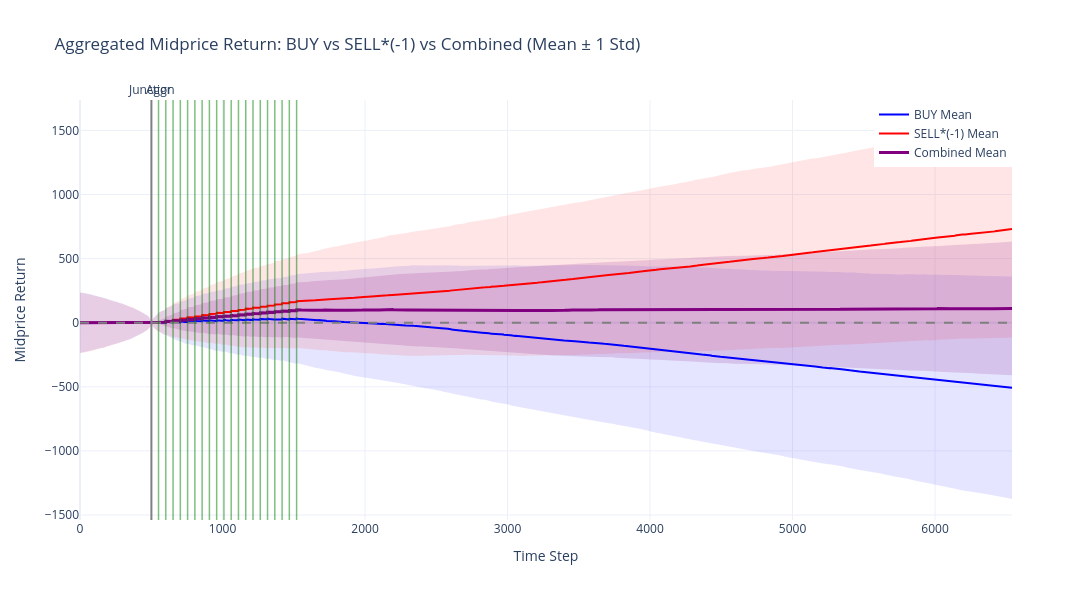

Write notebook code for a chart like this one.
### Markdown cell above
## Aggregated Midprice Return: BUY vs SELL*(-1) vs Combined

### Code cell
def plot_aggregated_midprice_combined(buy_books, sell_books, buy_cond_lens, sell_cond_lens,
                                       aggressive_indices_buy=None, aggressive_indices_sell=None):
    """
    Aggregated midprice return across all samples:
    - BUY mean ± std
    - SELL*(-1) mean ± std
    - Combined: (BUY + SELL*(-1)) / 2
    """
    common_sids = sorted(set(buy_books.keys()) & set(sell_books.keys()))
    
    # Find min length and common junction
    min_len = min(
        min(buy_books[sid].shape[0] for sid in common_sids),
        min(sell_books[sid].shape[0] for sid in common_sids)
    )
    junction = max(buy_cond_lens[common_sids[0]], sell_cond_lens[common_sids[0]])
    
    buy_returns = []
    sell_neg_returns = []
    
    for sid in common_sids:
        buy_mid = compute_midprice(buy_books[sid][:min_len])
        sell_mid = compute_midprice(sell_books[sid][:min_len])
        
        buy_ret = buy_mid - buy_mid[junction]
        sell_ret = sell_mid - sell_mid[junction]
        
        buy_returns.append(buy_ret)
        sell_neg_returns.append(-sell_ret)  # SELL * (-1)
    
    buy_arr = np.stack(buy_returns)
    sell_neg_arr = np.stack(sell_neg_returns)
    combined_arr = (buy_arr + sell_neg_arr) / 2
    
    buy_mean, buy_std = buy_arr.mean(axis=0), buy_arr.std(axis=0)
    sell_neg_mean, sell_neg_std = sell_neg_arr.mean(axis=0), sell_neg_arr.std(axis=0)
    combined_mean, combined_std = combined_arr.mean(axis=0), combined_arr.std(axis=0)
    
    steps = np.arange(min_len)
    
    fig = go.Figure()
    
    # BUY: shaded area
    fig.add_trace(go.Scatter(
        x=np.concatenate([steps, steps[::-1]]),
        y=np.concatenate([buy_mean + buy_std, (buy_mean - buy_std)[::-1]]),
        fill='toself', fillcolor='rgba(0, 0, 255, 0.1)',
        line=dict(color='rgba(255,255,255,0)'), showlegend=False
    ))
    
    # SELL*(-1): shaded area
    fig.add_trace(go.Scatter(
        x=np.concatenate([steps, steps[::-1]]),
        y=np.concatenate([sell_neg_mean + sell_neg_std, (sell_neg_mean - sell_neg_std)[::-1]]),
        fill='toself', fillcolor='rgba(255, 0, 0, 0.1)',
        line=dict(color='rgba(255,255,255,0)'), showlegend=False
    ))
    
    # Combined: shaded area
    fig.add_trace(go.Scatter(
        x=np.concatenate([steps, steps[::-1]]),
        y=np.concatenate([combined_mean + combined_std, (combined_mean - combined_std)[::-1]]),
        fill='toself', fillcolor='rgba(128, 0, 128, 0.15)',
        line=dict(color='rgba(255,255,255,0)'), showlegend=False
    ))
    
    # Mean lines
    fig.add_trace(go.Scatter(x=steps, y=buy_mean, mode='lines', name='BUY Mean',
                             line=dict(color='blue', width=2)))
    fig.add_trace(go.Scatter(x=steps, y=sell_neg_mean, mode='lines', name='SELL*(-1) Mean',
                             line=dict(color='red', width=2)))
    fig.add_trace(go.Scatter(x=steps, y=combined_mean, mode='lines', name='Combined Mean',
                             line=dict(color='purple', width=3)))
    
    # Reference lines
    fig.add_hline(y=0, line_dash="dash", line_color="gray")
    fig.add_vline(x=junction, line_color="gray", line_width=2,
                  annotation_text="Junction", annotation_position="top")
    
    # Add aggressive order markers using indices from file
    if aggressive_indices_buy is not None and len(aggressive_indices_buy) > 0:
        # Convert GEN-relative indices to absolute indices
        aggr_absolute = get_absolute_aggressive_indices(aggressive_indices_buy, junction)
        
        for i, aggr_t in enumerate(aggr_absolute):
            if aggr_t < min_len:
                fig.add_vline(x=aggr_t, line_color="green", line_width=1.5, opacity=0.5,
                              annotation_text="" if i > 0 else "Aggr", annotation_position="top")
    
    fig.update_layout(
        title='Aggregated Midprice Return: BUY vs SELL*(-1) vs Combined (Mean ± 1 Std)',
        xaxis_title='Time Step',
        yaxis_title='Midprice Return',
        width=1100, height=600,
        template='plotly_white',
        legend=dict(x=1, y=1, xanchor='right')
    )
    
    fig.show()
    
    print(f"Samples: {len(common_sids)}, Steps: {min_len}, Junction: {junction}")
    print(f"Final BUY return: {buy_mean[-1]:.2f} ± {buy_std[-1]:.2f}")
    print(f"Final SELL*(-1) return: {sell_neg_mean[-1]:.2f} ± {sell_neg_std[-1]:.2f}")
    print(f"Final Combined return: {combined_mean[-1]:.2f} ± {combined_std[-1]:.2f}")
    
    if aggressive_indices_buy is not None and len(aggressive_indices_buy) > 0:
        aggr_absolute = get_absolute_aggressive_indices(aggressive_indices_buy, junction)
        print(f"Aggressive orders at steps: {list(aggr_absolute)}")


plot_aggregated_midprice_combined(buy_books, sell_books, buy_cond_lens, sell_cond_lens,
                                   AGGRESSIVE_INDICES_BUY, AGGRESSIVE_INDICES_SELL)

### Figure 1 — Plotly figure (JSON) as saved in the notebook; plotly's stock layout.template omitted (floating-point values rounded to 4 significant figures; data arrays with more than 128 entries replaced by an {"elided": "..."} marker saying what was removed)
{"data": [{"fill": "toself", "fillcolor": "rgba(0, 0, 255, 0.1)", "line": {"color": "rgba(255,255,255,0)"}, "showlegend": false, "type": "scatter", "x": {"elided": "13082 int values"}, "y": {"elided": "13082 float values"}}, {"fill": "toself", "fillcolor": "rgba(255, 0, 0, 0.1)", "line": {"color": "rgba(255,255,255,0)"}, "showlegend": false, "type": "scatter", "x": {"elided": "13082 int values"}, "y": {"elided": "13082 float values"}}, {"fill": "toself", "fillcolor": "rgba(128, 0, 128, 0.15)", "line": {"color": "rgba(255,255,255,0)"}, "showlegend": false, "type": "scatter", "x": {"elided": "13082 int values"}, "y": {"elided": "13082 float values"}}, {"line": {"color": "blue", "width": 2}, "mode": "lines", "name": "BUY Mean", "type": "scatter", "x": {"elided": "6541 int values"}, "y": {"elided": "6541 float values"}}, {"line": {"color": "red", "width": 2}, "mode": "lines", "name": "SELL*(-1) Mean", "type": "scatter", "x": {"elided": "6541 int values"}, "y": {"elided": "6541 float values"}}, {"line": {"color": "purple", "width": 3}, "mode": "lines", "name": "Combined Mean", "type": "scatter", "x": {"elided": "6541 int values"}, "y": {"elided": "6541 float values"}}], "layout": {"annotations": [{"showarrow": false, "text": "Junction", "x": 501, "xanchor": "center", "xref": "x", "y": 1, "yanchor": "bottom", "yref": "y domain"}, {"showarrow": false, "text": "Aggr", "x": 551, "xanchor": "center", "xref": "x", "y": 1, "yanchor": "bottom", "yref": "y domain"}, {"showarrow": false, "text": "", "x": 602, "xanchor": "center", "xref": "x", "y": 1, "yanchor": "bottom", "yref": "y domain"}, {"showarrow": false, "text": "", "x": 653, "xanchor": "center", "xref": "x", "y": 1, "yanchor": "bottom", "yref": "y domain"}, {"showarrow": false, "text": "", "x": 704, "xanchor": "center", "xref": "x", "y": 1, "yanchor": "bottom", "yref": "y domain"}, {"showarrow": false, "text": "", "x": 755, "xanchor": "center", "xref": "x", "y": 1, "yanchor": "bottom", "yref": "y domain"}, {"showarrow": false, "text": "", "x": 806, "xanchor": "center", "xref": "x", "y": 1, "yanchor": "bottom", "yref": "y domain"}, {"showarrow": false, "text": "", "x": 857, "xanchor": "center", "xref": "x", "y": 1, "yanchor": "bottom", "yref": "y domain"}, {"showarrow": false, "text": "", "x": 908, "xanchor": "center", "xref": "x", "y": 1, "yanchor": "bottom", "yref": "y domain"}, {"showarrow": false, "text": "", "x": 959, "xanchor": "center", "xref": "x", "y": 1, "yanchor": "bottom", "yref": "y domain"}, {"showarrow": false, "text": "", "x": 1010, "xanchor": "center", "xref": "x", "y": 1, "yanchor": "bottom", "yref": "y domain"}, {"showarrow": false, "text": "", "x": 1061, "xanchor": "center", "xref": "x", "y": 1, "yanchor": "bottom", "yref": "y domain"}, {"showarrow": false, "text": "", "x": 1112, "xanchor": "center", "xref": "x", "y": 1, "yanchor": "bottom", "yref": "y domain"}, {"showarrow": false, "text": "", "x": 1163, "xanchor": "center", "xref": "x", "y": 1, "yanchor": "bottom", "yref": "y domain"}, {"showarrow": false, "text": "", "x": 1214, "xanchor": "center", "xref": "x", "y": 1, "yanchor": "bottom", "yref": "y domain"}, {"showarrow": false, "text": "", "x": 1265, "xanchor": "center", "xref": "x", "y": 1, "yanchor": "bottom", "yref": "y domain"}, {"showarrow": false, "text": "", "x": 1316, "xanchor": "center", "xref": "x", "y": 1, "yanchor": "bottom", "yref": "y domain"}, {"showarrow": false, "text": "", "x": 1367, "xanchor": "center", "xref": "x", "y": 1, "yanchor": "bottom", "yref": "y domain"}, {"showarrow": false, "text": "", "x": 1418, "xanchor": "center", "xref": "x", "y": 1, "yanchor": "bottom", "yref": "y domain"}, {"showarrow": false, "text": "", "x": 1469, "xanchor": "center", "xref": "x", "y": 1, "yanchor": "bottom", "yref": "y domain"}, {"showarrow": false, "text": "", "x": 1520, "xanchor": "center", "xref": "x", "y": 1, "yanchor": "bottom", "yref": "y domain"}], "height": 600, "legend": {"x": 1, "xanchor": "right", "y": 1}, "shapes": [{"line": {"color": "gray", "dash": "dash"}, "type": "line", "x0": 0, "x1": 1, "xref": "x domain", "y0": 0, "y1": 0, "yref": "y"}, {"line": {"color": "gray", "width": 2}, "type": "line", "x0": 501, "x1": 501, "xref": "x", "y0": 0, "y1": 1, "yref": "y domain"}, {"line": {"color": "green", "width": 1.5}, "opacity": 0.5, "type": "line", "x0": 551, "x1": 551, "xref": "x", "y0": 0, "y1": 1, "yref": "y domain"}, {"line": {"color": "green", "width": 1.5}, "opacity": 0.5, "type": "line", "x0": 602, "x1": 602, "xref": "x", "y0": 0, "y1": 1, "yref": "y domain"}, {"line": {"color": "green", "width": 1.5}, "opacity": 0.5, "type": "line", "x0": 653, "x1": 653, "xref": "x", "y0": 0, "y1": 1, "yref": "y domain"}, {"line": {"color": "green", "width": 1.5}, "opacity": 0.5, "type": "line", "x0": 704, "x1": 704, "xref": "x", "y0": 0, "y1": 1, "yref": "y domain"}, {"line": {"color": "green", "width": 1.5}, "opacity": 0.5, "type": "line", "x0": 755, "x1": 755, "xref": "x", "y0": 0, "y1": 1, "yref": "y domain"}, {"line": {"color": "green", "width": 1.5}, "opacity": 0.5, "type": "line", "x0": 806, "x1": 806, "xref": "x", "y0": 0, "y1": 1, "yref": "y domain"}, {"line": {"color": "green", "width": 1.5}, "opacity": 0.5, "type": "line", "x0": 857, "x1": 857, "xref": "x", "y0": 0, "y1": 1, "yref": "y domain"}, {"line": {"color": "green", "width": 1.5}, "opacity": 0.5, "type": "line", "x0": 908, "x1": 908, "xref": "x", "y0": 0, "y1": 1, "yref": "y domain"}, {"line": {"color": "green", "width": 1.5}, "opacity": 0.5, "type": "line", "x0": 959, "x1": 959, "xref": "x", "y0": 0, "y1": 1, "yref": "y domain"}, {"line": {"color": "green", "width": 1.5}, "opacity": 0.5, "type": "line", "x0": 1010, "x1": 1010, "xref": "x", "y0": 0, "y1": 1, "yref": "y domain"}, {"line": {"color": "green", "width": 1.5}, "opacity": 0.5, "type": "line", "x0": 1061, "x1": 1061, "xref": "x", "y0": 0, "y1": 1, "yref": "y domain"}, {"line": {"color": "green", "width": 1.5}, "opacity": 0.5, "type": "line", "x0": 1112, "x1": 1112, "xref": "x", "y0": 0, "y1": 1, "yref": "y domain"}, {"line": {"color": "green", "width": 1.5}, "opacity": 0.5, "type": "line", "x0": 1163, "x1": 1163, "xref": "x", "y0": 0, "y1": 1, "yref": "y domain"}, {"line": {"color": "green", "width": 1.5}, "opacity": 0.5, "type": "line", "x0": 1214, "x1": 1214, "xref": "x", "y0": 0, "y1": 1, "yref": "y domain"}, {"line": {"color": "green", "width": 1.5}, "opacity": 0.5, "type": "line", "x0": 1265, "x1": 1265, "xref": "x", "y0": 0, "y1": 1, "yref": "y domain"}, {"line": {"color": "green", "width": 1.5}, "opacity": 0.5, "type": "line", "x0": 1316, "x1": 1316, "xref": "x", "y0": 0, "y1": 1, "yref": "y domain"}, {"line": {"color": "green", "width": 1.5}, "opacity": 0.5, "type": "line", "x0": 1367, "x1": 1367, "xref": "x", "y0": 0, "y1": 1, "yref": "y domain"}, {"line": {"color": "green", "width": 1.5}, "opacity": 0.5, "type": "line", "x0": 1418, "x1": 1418, "xref": "x", "y0": 0, "y1": 1, "yref": "y domain"}, {"line": {"color": "green", "width": 1.5}, "opacity": 0.5, "type": "line", "x0": 1469, "x1": 1469, "xref": "x", "y0": 0, "y1": 1, "yref": "y domain"}, {"line": {"color": "green", "width": 1.5}, "opacity": 0.5, "type": "line", "x0": 1520, "x1": 1520, "xref": "x", "y0": 0, "y1": 1, "yref": "y domain"}], "title": {"text": "Aggregated Midprice Return: BUY vs SELL*(-1) vs Combined (Mean ± 1 Std)"}, "width": 1100, "xaxis": {"title": {"text": "Time Step"}}, "yaxis": {"title": {"text": "Midprice Return"}}}}
